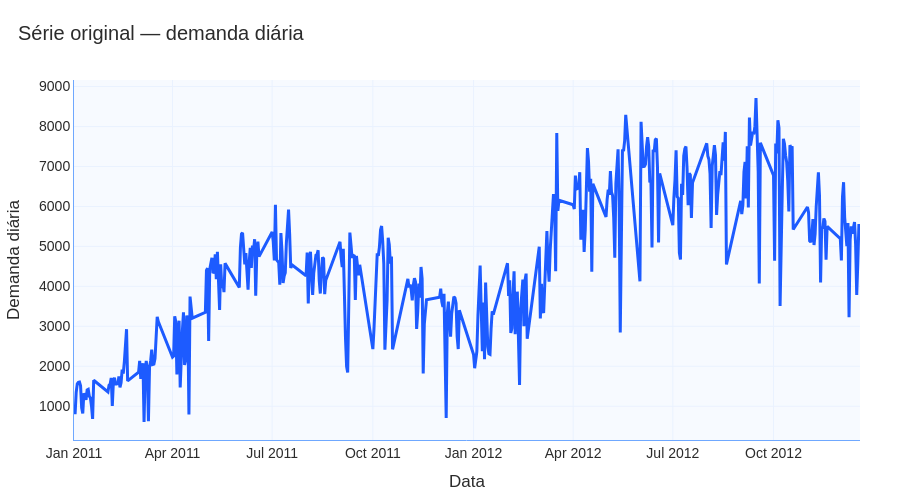

The notebook cell saved with this chart:
### Markdown cell above
### 04.03 Visualizar série original

### Code cell
fig = grafico_linha_padrao(
    df=serie_diaria,
    x="data_hora",
    y="demanda",
    titulo="Série original — demanda diária",
    labels={
        "data_hora": "Data",
        "demanda": "Demanda diária"
    },
    altura=500
)

fig.show()

### Figure 1 — Plotly figure (JSON) as saved in the notebook; plotly's stock layout.template omitted (floating-point values rounded to 4 significant figures; data arrays with more than 128 entries replaced by an {"elided": "..."} marker saying what was removed)
{"data": [{"hovertemplate": "Data=%{x}<br>Demanda diária=%{y}<extra></extra>", "legendgroup": "", "line": {"color": "#1D5BFF", "dash": "solid", "width": 3}, "marker": {"symbol": "circle"}, "mode": "lines", "name": "", "orientation": "v", "showlegend": false, "type": "scatter", "x": {"elided": "456 str values"}, "xaxis": "x", "y": {"elided": "456 int values"}, "yaxis": "y"}], "layout": {"colorway": ["#1D5BFF", "#123C8C", "#6FA8FF", "#4C78A8", "#7DA6FF", "#9EC5FF"], "font": {"color": "#2B2B2B", "family": "Arial, sans-serif", "size": 14}, "height": 500, "hovermode": "x unified", "legend": {"orientation": "h", "tracegroupgap": 0, "x": 1, "xanchor": "right", "y": 1.02, "yanchor": "bottom"}, "margin": {"b": 60, "l": 60, "r": 40, "t": 80}, "paper_bgcolor": "#FFFFFF", "plot_bgcolor": "#F7FAFF", "title": {"text": "Série original — demanda diária", "x": 0.02}, "xaxis": {"anchor": "y", "domain": [0, 1], "gridcolor": "#EAF2FF", "linecolor": "#6FA8FF", "showgrid": true, "tickfont": {"color": "#2B2B2B"}, "title": {"font": {"color": "#2B2B2B"}, "text": "Data"}}, "yaxis": {"anchor": "x", "domain": [0, 1], "gridcolor": "#EAF2FF", "linecolor": "#6FA8FF", "showgrid": true, "tickfont": {"color": "#2B2B2B"}, "title": {"font": {"color": "#2B2B2B"}, "text": "Demanda diária"}}}}
